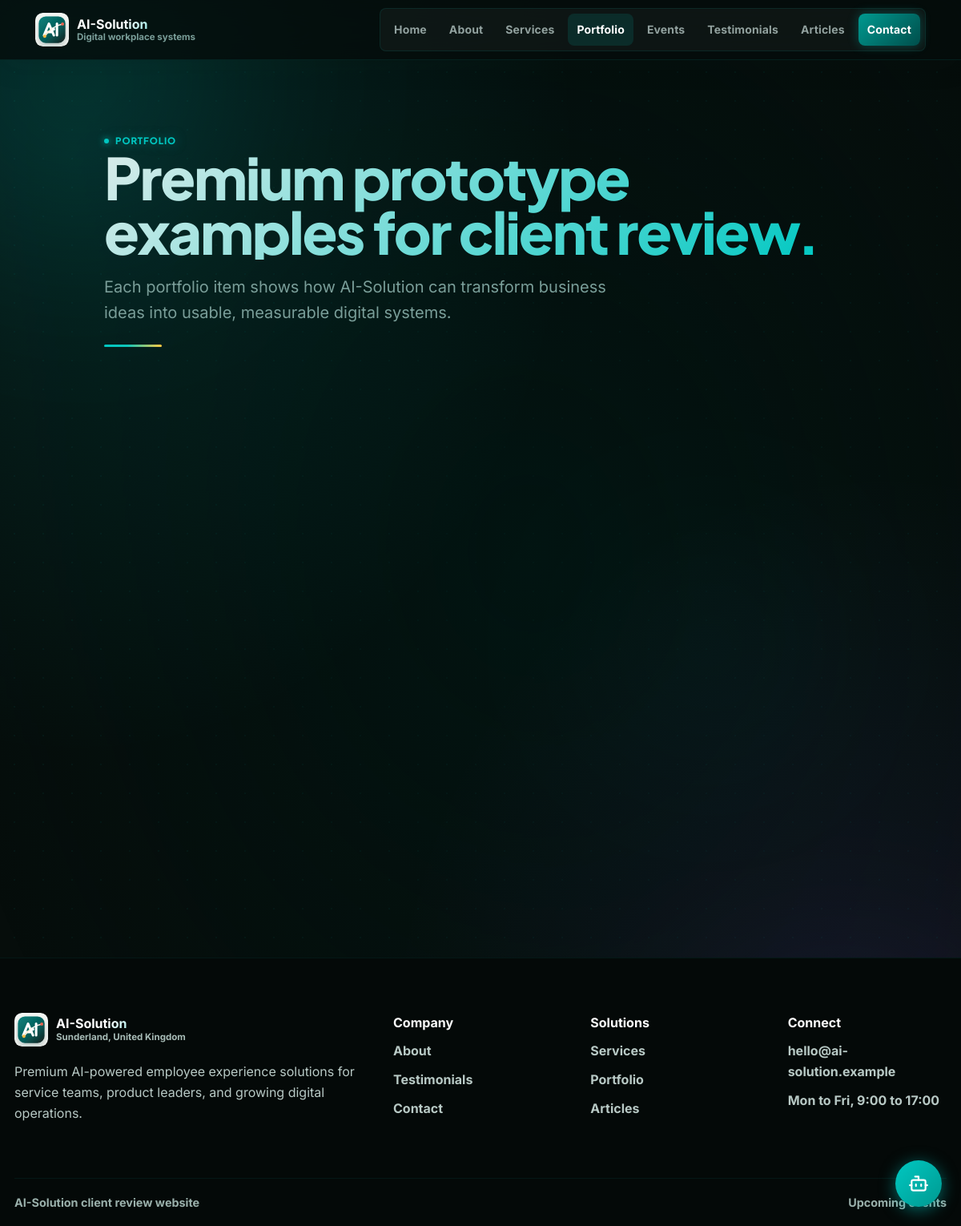
The page /portfolio/ on the database its author committed.
### website/models.py (models this page shows, shortened)
class SiteSetting(models.Model):
    brand_name = models.CharField(max_length=80, default="AI-Solution")
    brand_tagline = models.CharField(
        max_length=120, default="Digital workplace systems"
    )
    footer_summary = models.TextField(
        default="Premium AI-powered employee experience solutions for service teams, product leaders, and growing digital operations."
    )
    location = models.CharField(max_length=160, default="Sunderland, United Kingdom")
    contact_email = models.EmailField(default="hello@ai-solution.example")
    opening_hours = models.CharField(max_length=120, default="Mon to Fri, 9:00 to 17:00")
    home_eyebrow = models.CharField(
        max_length=120, default="AI workplace systems from Sunderland"
    )
    home_title = models.CharField(max_length=140, default="AI-Solution")
    home_summary = models.TextField(
        default="AI-powered employee experience tools for faster answers, smarter service discovery, and measurable customer engagement."
    )
    home_hero_image = models.ImageField(upload_to="site/", blank=True)
    home_feature_eyebrow = models.CharField(
        max_length=120, default="Digital workplace focus"
    )
    home_feature_title = models.CharField(
        max_length=180,
        default="Built around customer inquiry, service clarity, and admin insight.",
    )
    operating_eyebrow = models.CharField(max_length=120, default="Operating focus")
    operating_title = models.CharField(
        max_length=180,
        default="One connected experience for prospects, customers, and internal teams.",
    )
    operating_summary = models.TextField(
        default="Service information, customer inquiries, demo interest, events, portfolio evidence, and content insights are brought together through a clean web experience."
    )
    operating_image = models.ImageField(upload_to="site/", blank=True)
    cta_eyebrow = models.CharField(max_length=120, default="Ready for client review")
    cta_title = models.CharField(
        max_length=180, default="Book a demo or send an inquiry through the website flow."
    )
    cta_button_text = models.CharField(max_length=80, default="Contact AI-Solution")
    home_services_eyebrow = models.CharField(max_length=120, default="Services preview")
    home_services_title = models.CharField(
        max_length=180, default="Practical AI services for growing teams."
    )
    testimonial_eyebrow = models.CharField(max_length=120, default="Client confidence")
    testimonial_title = models.CharField(
        max_length=180,
        default="Trusted for clear prototypes, polished service journeys, and admin insight.",
    )
    testimonial_summary = models.TextField(
        default="AI-Solution focuses on practical outcomes: easier inquiry handling, stronger customer education, and dashboards that help teams understand demand."
    )
    class Meta:
        verbose_name = "site setting"
        verbose_name_plural = "site settings"

class PageContent(models.Model):
    PAGE_CHOICES = [
        ("about", "About"),
        ("services", "Services"),
        ("portfolio", "Portfolio"),
        ("events", "Events"),
        ("testimonials", "Testimonials"),
        ("articles", "Articles"),
        ("contact", "Contact"),
    ]
    page = models.CharField(max_length=40, choices=PAGE_CHOICES, unique=True)
    eyebrow = models.CharField(max_length=120)
    title = models.CharField(max_length=220)
    summary = models.TextField()
    image = models.ImageField(upload_to="pages/", blank=True)
    secondary_image = models.ImageField(upload_to="pages/", blank=True)
    body_eyebrow = models.CharField(max_length=120, blank=True)
    body_title = models.CharField(max_length=220, blank=True)
    body_summary = models.TextField(blank=True)
    secondary_eyebrow = models.CharField(max_length=120, blank=True)
    secondary_title = models.CharField(max_length=220, blank=True)
    class Meta:
        ordering = ["page"]
        verbose_name = "page content"
        verbose_name_plural = "page content"

### website/views.py (the view)
# urls.py: path("portfolio/", views.portfolio, name="portfolio"),
def portfolio(request):
    return render(
        request,
        "website/portfolio.html",
        {
            "active_page": "portfolio",
            "page": page_content("portfolio"),
            "portfolio_items": published(PortfolioItem),
        },
    )

### website/context_processors.py (called while the page is built)
def site_settings(request):
    try:
        settings = SiteSetting.objects.first() or DEFAULT_SITE_SETTINGS
    except (OperationalError, ProgrammingError):
        settings = DEFAULT_SITE_SETTINGS
    return {"site_settings": settings}

def admin_dashboard(request):
    if request.path.rstrip("/") != "/admin":
        return {}
    try:
        data = build_admin_dashboard()
    except (OperationalError, ProgrammingError):
        data = empty_admin_dashboard()
    return {"admin_dashboard": data}

### website/views.py (called while the page is built)
def page_content(page):
    try:
        return PageContent.objects.filter(page=page).first()
    except (OperationalError, ProgrammingError):
        return None

def published(model):
    try:
        return model.objects.filter(is_published=True)
    except (OperationalError, ProgrammingError):
        return model.objects.none()

### website/templates/website/portfolio.html (shortened to what this page needs)
{% extends "website/base.html" %}
{% block content %}
<section class="page-title premium-title">
  <span class="eyebrow">{{ page.eyebrow }}</span>
  <h1>{{ page.title }}</h1>
  <p>{{ page.summary }}</p>
</section>
<section class="section portfolio-grid">
</section>
{% endblock %}

### website/templates/website/base.html (shortened to what this page needs)
{% load static %}
<!DOCTYPE html>
<html lang="en">
<head>
  <link rel="stylesheet" href="{% static 'css/styles.css' %}">
</head>
<body>
  <div class="ai-background" aria-hidden="true">
    <div class="ai-orb ai-orb-1"></div>
  </div>
  <header class="site-header" data-header>
    <div class="header-inner">
      <a class="brand" href="{% url 'website:home' %}" aria-label="{{ site_settings.brand_name }} home">
        <img class="brand-mark" src="{% static 'img/logo-mark.svg' %}" alt="" width="42" height="42">
        <span class="brand-copy"><strong>{{ site_settings.brand_name }}</strong><small>{{ site_settings.brand_tagline }}</small></span>
      </a>
      <nav class="site-nav" data-nav>
        <a class="{% if active_page == 'home' %}active{% endif %}" href="{% url 'website:home' %}">Home</a>
        <a class="{% if active_page == 'about' %}active{% endif %}" href="{% url 'website:about' %}">About</a>
        <a class="{% if active_page == 'services' %}active{% endif %}" href="{% url 'website:services' %}">Services</a>
        <a class="{% if active_page == 'portfolio' %}active{% endif %}" href="{% url 'website:portfolio' %}">Portfolio</a>
        <a class="{% if active_page == 'events' %}active{% endif %}" href="{% url 'website:events' %}">Events</a>
        <a class="{% if active_page == 'testimonials' %}active{% endif %}" href="{% url 'website:testimonials' %}">Testimonials</a>
        <a class="{% if active_page == 'articles' %}active{% endif %}" href="{% url 'website:articles' %}">Articles</a>
        <a class="nav-admin {% if active_page == 'contact' %}active{% endif %}" href="{% url 'website:contact' %}">Contact</a>
      </nav>
    </div>
  </header>
  <main>
    {% block content %}{% endblock %}
  </main>
  <footer class="site-footer">
    <div class="footer-grid">
      <div class="footer-company">
        <a class="brand footer-brand" href="{% url 'website:home' %}">
          <img class="brand-mark" src="{% static 'img/logo-mark.svg' %}" alt="" width="42" height="42">
          <span class="brand-copy"><strong>{{ site_settings.brand_name }}</strong><small>{{ site_settings.location }}</small></span>
        </a>
        <p>{{ site_settings.footer_summary }}</p>
      </div>
      <div class="footer-column">
        <strong>Company</strong>
        <a href="{% url 'website:about' %}">About</a>
        <a href="{% url 'website:testimonials' %}">Testimonials</a>
        <a href="{% url 'website:contact' %}">Contact</a>
      </div>
      <div class="footer-column">
        <strong>Solutions</strong>
        <a href="{% url 'website:services' %}">Services</a>
        <a href="{% url 'website:portfolio' %}">Portfolio</a>
        <a href="{% url 'website:articles' %}">Articles</a>
      </div>
      <div class="footer-column">
        <strong>Connect</strong>
        <span>{{ site_settings.contact_email }}</span>
        <span>{{ site_settings.opening_hours }}</span>
      </div>
    </div>
    <div class="footer-bottom">
      <span>{{ site_settings.brand_name }} client review website</span>
      <a href="{% url 'website:events' %}">Upcoming events</a>
    </div>
  </footer>
  <div id="cb-wrap">
    <button id="cb-btn" aria-label="Open AI chat assistant" title="Ask our AI assistant">
    </button>
  </div>
</body>
</html>

### website/templates/website/base.html (style rules this page uses)
#cb-wrap { position: fixed; bottom: 24px; right: 24px; z-index: 9999; font-family: "Inter", Arial, sans-serif; }
#cb-btn { width: 58px; height: 58px; border-radius: 50%; border: none; background: linear-gradient(135deg, #00c8c2, #009990); color: #fff; cursor: pointer; display: flex; align-items: center; justify-content: center; box-shadow: 0 4px 20px rgba(0,200,194,0.5); transition: transform 0.2s, box-shadow 0.2s; margin-left: auto; }

### rows shown on the page
SiteSetting: brand_name "AI-Solution", brand_tagline "Digital workplace systems", location "Sunderland, United Kingdom", footer_summary "Premium AI-powered employee experience solutions for service teams, product leaders, and growing digital operations.", contact_email "hello@ai-solution.example", opening_hours "Mon to Fri, 9:00 to 17:00"
PageContent: eyebrow "PORTFOLIO", title "Premium prototype examples for client review.", summary "Each portfolio item shows how AI-Solution can transform business ideas into usable, measurable digital systems."
